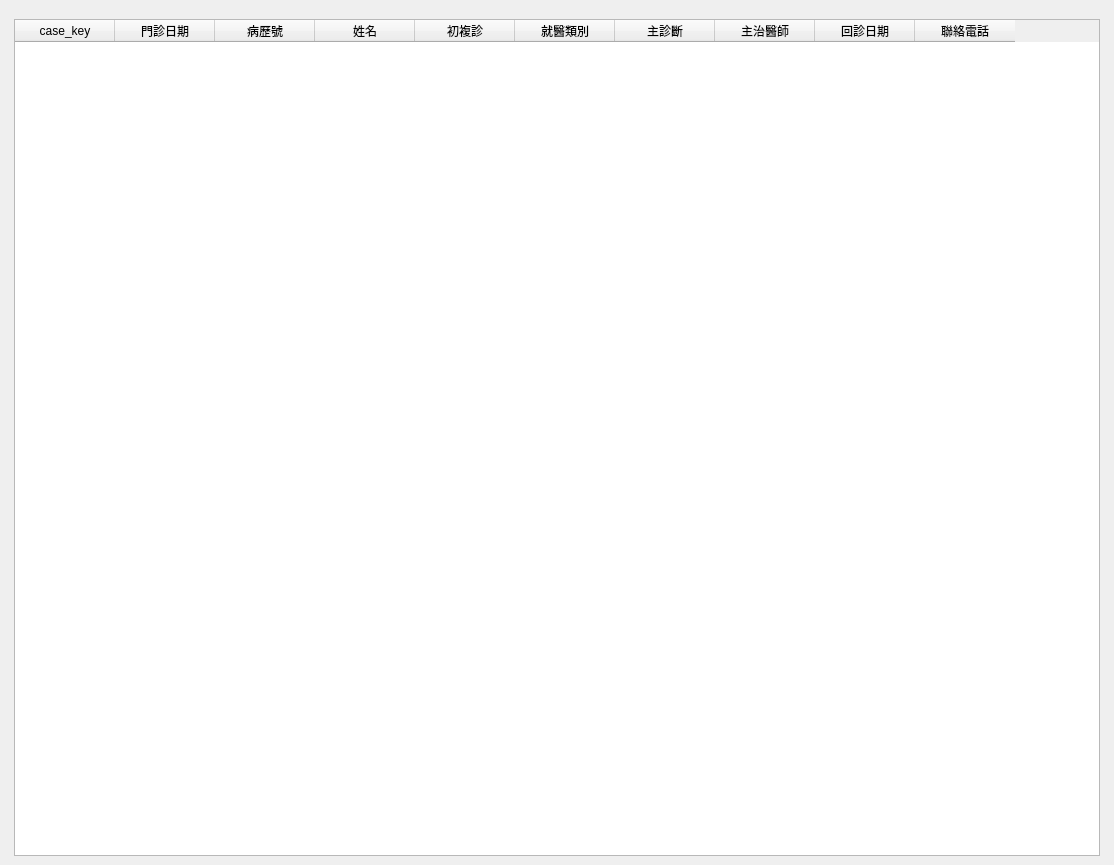
<?xml version="1.0" encoding="UTF-8"?>
<ui version="4.0">
 <class>WindowStatisticsNoReturnRateDoctor</class>
 <widget class="QMainWindow" name="WindowStatisticsNoReturnRateDoctor">
  <property name="geometry">
   <rect>
    <x>0</x>
    <y>0</y>
    <width>1114</width>
    <height>865</height>
   </rect>
  </property>
  <property name="windowTitle">
   <string>醫師未回診率統計</string>
  </property>
  <widget class="QWidget" name="centralwidget">
   <layout class="QHBoxLayout" name="horizontalLayout">
    <item>
     <layout class="QVBoxLayout" name="verticalLayout">
      <property name="leftMargin">
       <number>5</number>
      </property>
      <property name="topMargin">
       <number>10</number>
      </property>
      <property name="rightMargin">
       <number>5</number>
      </property>
      <item>
       <layout class="QVBoxLayout" name="verticalLayout_5">
        <item>
         <layout class="QHBoxLayout" name="horizontalLayout_2">
          <item>
           <widget class="QTableWidget" name="tableWidget_return_rate_doctor">
            <property name="editTriggers">
             <set>QAbstractItemView::NoEditTriggers</set>
            </property>
            <property name="selectionMode">
             <enum>QAbstractItemView::SingleSelection</enum>
            </property>
            <property name="selectionBehavior">
             <enum>QAbstractItemView::SelectRows</enum>
            </property>
            <column>
             <property name="text">
              <string>case_key</string>
             </property>
            </column>
            <column>
             <property name="text">
              <string>門診日期</string>
             </property>
            </column>
            <column>
             <property name="text">
              <string>病歷號</string>
             </property>
            </column>
            <column>
             <property name="text">
              <string>姓名</string>
             </property>
            </column>
            <column>
             <property name="text">
              <string>初複診</string>
             </property>
            </column>
            <column>
             <property name="text">
              <string>就醫類別</string>
             </property>
            </column>
            <column>
             <property name="text">
              <string>主診斷</string>
             </property>
            </column>
            <column>
             <property name="text">
              <string>主治醫師</string>
             </property>
            </column>
            <column>
             <property name="text">
              <string>回診日期</string>
             </property>
            </column>
            <column>
             <property name="text">
              <string>聯絡電話</string>
             </property>
            </column>
           </widget>
          </item>
          <item>
           <layout class="QVBoxLayout" name="verticalLayout_chart"/>
          </item>
         </layout>
        </item>
       </layout>
      </item>
     </layout>
    </item>
   </layout>
  </widget>
  <widget class="QMenuBar" name="menubar">
   <property name="geometry">
    <rect>
     <x>0</x>
     <y>0</y>
     <width>1114</width>
     <height>25</height>
    </rect>
   </property>
  </widget>
  <action name="action_export_excel">
   <property name="icon">
    <iconset>
     <normaloff>../icons/document-export.svg</normaloff>../icons/document-export.svg</iconset>
   </property>
   <property name="text">
    <string>匯出Excel</string>
   </property>
  </action>
 </widget>
 <resources/>
 <connections/>
</ui>
